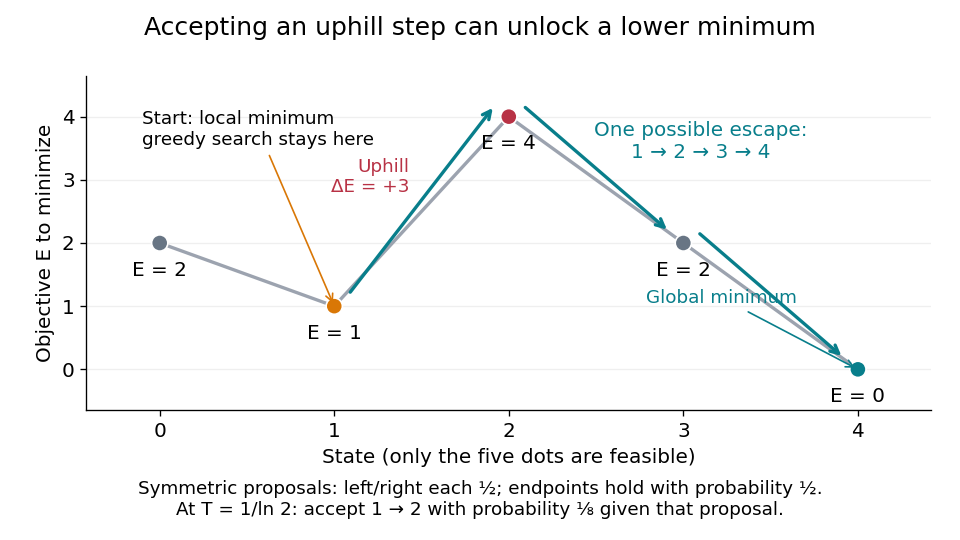

The script that drew this image:
"""Plot an original finite optimization example; run from _media.

Tested with Python 3.14, matplotlib 3.10.7 and NumPy 2.3.5.
"""

from pathlib import Path

import matplotlib.pyplot as plt
import numpy as np


def main():
    states = np.arange(5)
    energy = np.array([2, 1, 4, 2, 0])
    assert energy[1] < min(energy[0], energy[2])
    assert np.argmin(energy) == 4
    plt.rcParams.update({"font.size": 12, "axes.spines.top": False,
                         "axes.spines.right": False})
    fig, ax = plt.subplots(figsize=(8, 4.5), dpi=120, facecolor="white")
    fig.subplots_adjust(left=0.09, right=0.97, bottom=0.24, top=0.86)
    ax.plot(states, energy, color="#9ca3af", linewidth=2, zorder=1)
    ax.scatter(states, energy, s=95,
               c=["#687584", "#d97706", "#b83245", "#687584", "#087e8b"],
               edgecolor="white", linewidth=1, zorder=3)
    for state, value in zip(states, energy):
        ax.text(state, value - 0.28, f"E = {value}", ha="center", va="top")
    for start, end in [(1, 2), (2, 3), (3, 4)]:
        ax.annotate("", xy=(end - 0.08, energy[end] + 0.18),
                    xytext=(start + 0.08, energy[start] + 0.18),
                    arrowprops={"arrowstyle": "->", "color": "#087e8b", "lw": 2})
    ax.annotate("Start: local minimum\ngreedy search stays here",
                xy=(1, 1), xytext=(-0.1, 3.55), ha="left", fontsize=11,
                arrowprops={"arrowstyle": "->", "color": "#d97706"})
    ax.text(1.43, 2.8, "Uphill\nΔE = +3", color="#b83245", ha="right", fontsize=11)
    ax.text(3.1, 3.35, "One possible escape:\n1 → 2 → 3 → 4",
            ha="center", color="#087e8b")
    ax.annotate("Global minimum", xy=(4, 0), xytext=(3.22, 1.05),
                ha="center", color="#087e8b", fontsize=11,
                arrowprops={"arrowstyle": "->", "color": "#087e8b"})
    ax.set(xticks=states, xlabel="State (only the five dots are feasible)",
           ylabel="Objective E to minimize", ylim=(-0.65, 4.65), xlim=(-0.42, 4.42))
    ax.grid(axis="y", alpha=0.2)
    fig.suptitle("Accepting an uphill step can unlock a lower minimum", fontsize=15, y=0.97)
    fig.text(0.5, 0.075,
             "Symmetric proposals: left/right each ½; endpoints hold with probability ½.\n"
             "At T = 1/ln 2: accept 1 → 2 with probability ⅛ given that proposal.",
             ha="center", va="center", fontsize=11)
    fig.savefig(Path.cwd() / (Path(__file__).stem + ".png"), facecolor="white")
    plt.close(fig)


if __name__ == "__main__":
    main()
